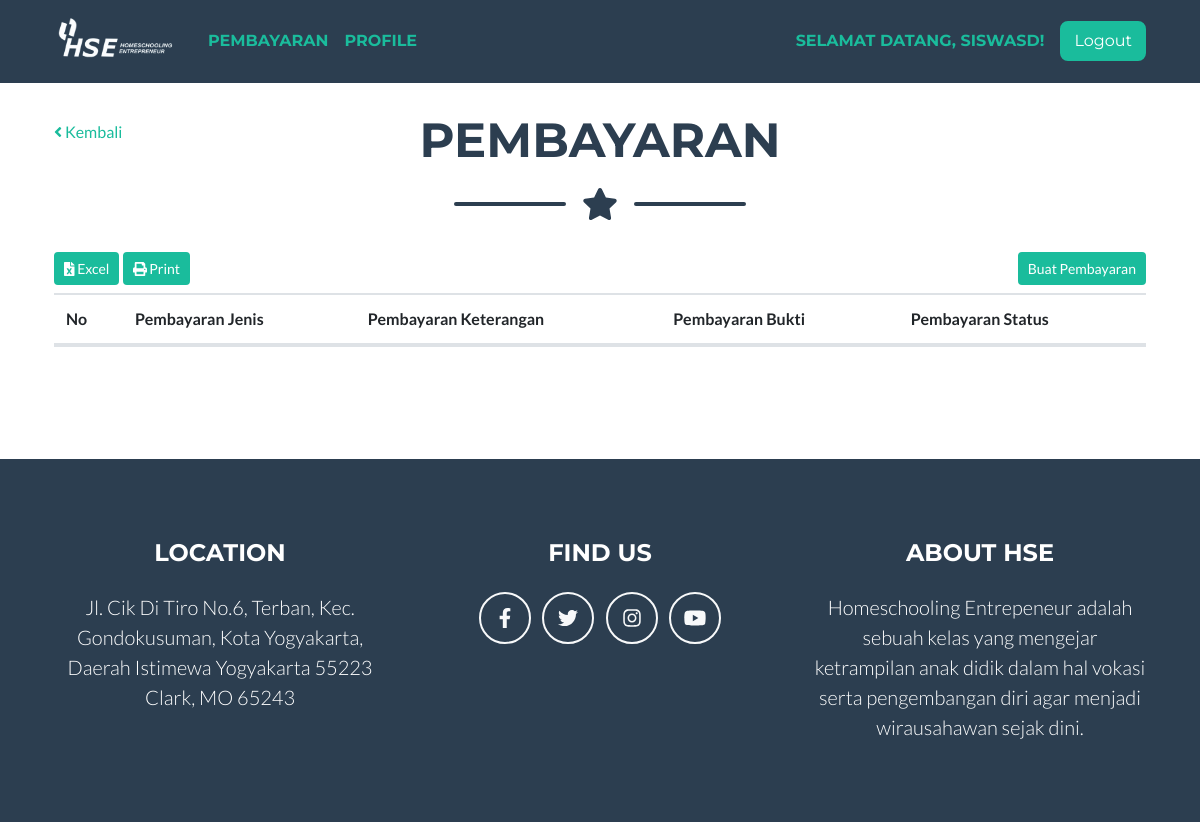
The page /pembayaran (signed in) on the database as committed earlier.
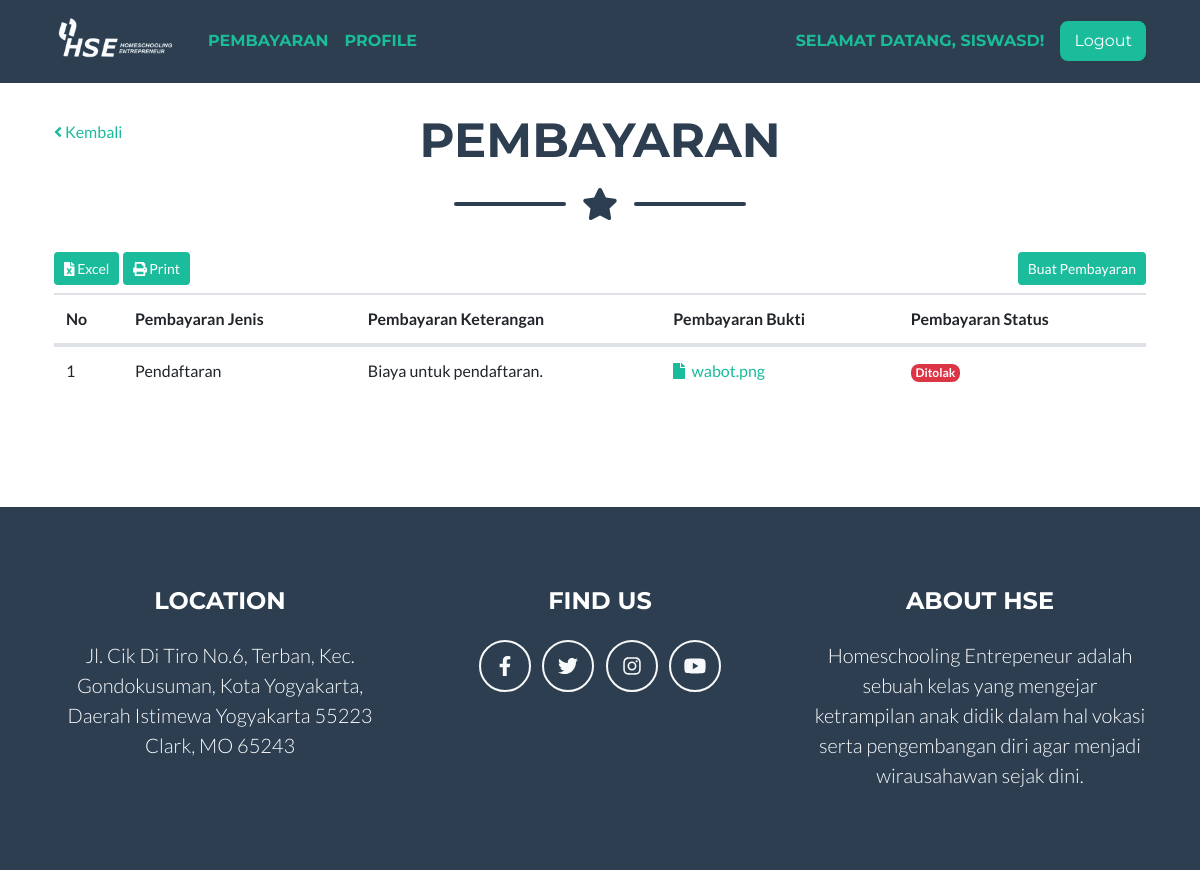
The same page on the database as committed later.
### tables this page shows
CREATE TABLE `tb_pembayaran` (
  `pembayaran_id` int(11) NOT NULL,
  `pembayaran_jenis` int(11) DEFAULT NULL,
  `pembayaran_keterangan` varchar(255) DEFAULT NULL,
  `pembayaran_bukti` varchar(255) DEFAULT NULL,
  `pembayaran_status` int(11) DEFAULT NULL,
  `pembayaran_siswa` int(11) DEFAULT NULL
);

### app/core/Controller.php (called while the page is built, shortened)
<?php
class Controller {
	public function model($model) {
		return new $model;
	}
	public function view($view, $data = []) {
		require_once 'app/views/' . $view . '.php';
	}
}

### app/core/App.php (called while the page is built, shortened)
<?php
class App {
  protected $method = 'index';
  protected $params = [];
  public function __construct() {
    $this->controller = new $this->controller;
    call_user_func_array([$this->controller, $this->method], $this->params);
  }
}

### index.php (called while the page is built, shortened)
<?php
$app = new App;

### app/helpers/eda_helper.php (called while the page is built, shortened)
<?php
if (!function_exists('base_url')) {
	function base_url($atRoot=FALSE, $atCore=FALSE, $parse=FALSE){
		if (isset($_SERVER['HTTP_HOST'])) {
			$http = isset($_SERVER['HTTPS']) && strtolower($_SERVER['HTTPS']) !== 'off' ? 'https' : 'http';
			$hostname = $_SERVER['HTTP_HOST'];
			$dir = str_replace(basename($_SERVER['SCRIPT_NAME']), '', $_SERVER['SCRIPT_NAME']);
			$core = preg_split('@/@', str_replace($_SERVER['DOCUMENT_ROOT'], '', realpath(dirname(__FILE__))), NULL, PREG_SPLIT_NO_EMPTY);
			$core = $core[0];
			$tmplt = $atRoot ? ($atCore ? "%s://%s/%s/" : "%s://%s/") : ($atCore ? "%s://%s/%s/" : "%s://%s%s");
			$end = $atRoot ? ($atCore ? $core : $hostname) : ($atCore ? $core : $dir);
			$base_url = sprintf( $tmplt, $http, $hostname, $end );
		}
		else $base_url = 'http://localhost/';
		return $base_url;
	}
}

### app/core/Model.php (called while the page is built, shortened)
<?php
class Model {
	private $host = DB_HOST;
	private $user = DB_USER;
	private $pass = DB_PASS;
	private $db_name = DB_NAME;
	private $dbh;
	private $stmt;
	public function __construct() {
		$dsn = 'mysql:host=' . $this->host . ';dbname=' . $this->db_name;
		$option = [
			PDO::ATTR_PERSISTENT => true,
			PDO::ATTR_ERRMODE => PDO::ERRMODE_EXCEPTION
		];
		try {
			$this->dbh = new PDO($dsn, $this->user, $this->pass, $option);
		} catch (PDOException $e) {
			die($e->getMessage());
		}
	}
	public function query($query) {
		$this->stmt = $this->dbh->prepare($query);
	}
	public function bind($param, $value, $type = NULL) {
		if (is_null($type)) {
			switch (true) {
				default:
					$type = PDO::PARAM_STR;
			}
		}
		$this->stmt->bindValue($param, $value, $type);
	}
	public function execute() {
		$this->stmt->execute();
	}
	public function result() {
		$this->execute();
		return $this->stmt->fetchAll(PDO::FETCH_ASSOC);
	}
	public function row() {
		$this->execute();
		return $this->stmt->fetch(PDO::FETCH_OBJ);
	}
}

### app/models/Pembayaran_model.php (called while the page is built, shortened)
<?php
class Pembayaran_model {
	private $table = 'tb_pembayaran';
	private $db;
	public function __construct() {
		$this->db = new Model;
	}
	public function get($by = NULL, $order = NULL, $single = FALSE) {
		$this->db->query(
			"SELECT * FROM "
			. $this->table .
			"
			INNER JOIN tb_siswa ON siswa_id = pembayaran_siswa
			INNER JOIN tb_user ON id = siswa_uid
			INNER JOIN tb_kelas ON kelas_id = siswa_kelas
			INNER JOIN tb_jenjang ON jenjang_id = kelas_jenjang
			"
			. (!is_null($by) ? " WHERE " . $by[0] . "=:" . $by[0] : "")
			. (!is_null($order) ? ' ORDER BY ' . $order : '')
		);
		if (!is_null($by)) {
			$this->db->bind($by[0], $by[1]);
		}
		if ($single) {
			$method = $this->db->row();
		} else {
			$method = $this->db->result();
		}
		return $this->db->result();
	}
}

### app/models/Siswa_model.php (called while the page is built, shortened)
<?php
class Siswa_model {
	private $table = 'tb_siswa';
	private $db;
	public function __construct() {
		$this->db = new Model;
	}
	public function get_by($by) {
		$this->db->query('SELECT * FROM ' . $this->table . ' WHERE '.$by[0].'=:'.$by[0]);
		$this->db->bind($by[0], $by[1]);
		return $this->db->row();
	}
}

### app/views/pembayaran/v_pembayaran_siswa.php (the view, shortened to what the changed rows need)
<link rel="stylesheet" href="<?php echo base_url(); ?>assets/plugins/datatables/css/dataTables.bootstrap4.min.css">
<link rel="stylesheet" href="<?php echo base_url(); ?>assets/plugins/datatables/css/buttons.dataTables.min.css">
<section class="page-section portfolio mt-4" id="portfolio">
	<div class="container">
		<div class="row">
			<div class="col-md-8">
				<h2 class="page-section-heading text-center text-uppercase text-secondary mb-0">Pembayaran</h2>
			</div>
		</div>
		<div class="row">
			<div class="col-md-12">
				<div class="table-responsive">
					<table id="tblPembayaran" class="table table-borered table-hover">
						<thead>
							<tr>
								<th>No</th>
								<th>Pembayaran Jenis</th>
								<th>Pembayaran Keterangan</th>
								<th>Pembayaran Bukti</th>
								<th>Pembayaran Status</th>
							</tr>
						</thead>
						<tbody>
							<?php foreach($data['pembayaran'] as $key => $pembayaran) : ?>
								<tr>
									<td><?php echo $key + 1; ?></td>
									<td>
										<?php
											if ($pembayaran['pembayaran_jenis'] == 1) {
												echo 'Pendaftaran';
											} else if ($pembayaran['pembayaran_jenis'] == 2) {
												echo 'Semester';
											} else if ($pembayaran['pembayaran_jenis'] == 3) {
												echo 'Biaya Lain-lain.';
											}
										?>
									</td>
									<td><?php echo $pembayaran['pembayaran_keterangan']; ?></td>
									<td>
										<a href="<?php echo base_url(); ?>uploads/bukti/<?php echo $pembayaran['pembayaran_bukti']; ?>"><i class="fa fa-file"></i>&nbsp; <?php echo $pembayaran['pembayaran_bukti']; ?></a>
									</td>
									<td><?php echo ($pembayaran['pembayaran_status'] == 1 ? '<span class="badge bg-success">Diverifikasi</span>' : ($pembayaran['pembayaran_status'] == 2 ? '<span class="badge bg-danger">Ditolak</span>' : '<span class="badge bg-default">Menunggu</span>')) ?></td>
								</tr>
							<?php endforeach; ?>
						</tbody>
					</table>
				</div>
			</div>
		</div>
	</div>
</section>

Rows that differ between the two databases and show on the page:
added tb_pembayaran: pembayaran_jenis "Pendaftaran", pembayaran_keterangan "Biaya untuk pendaftaran.", pembayaran_bukti "wabot.png", pembayaran_status "Ditolak"
